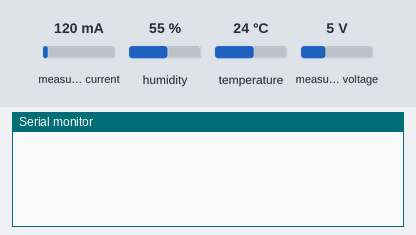
The sketch below on a simulated Arduino Uno, built with avr-gcc and run on an emulated ATmega328P. Shown: the last lines printed to the serial monitor. The inputs (shaded band) are chosen by the test bench; at power-on: measured current 120 mA, humidity 55 %, temperature 24 °C, measured voltage 5 V.

Above: at 3.2 s.
3.3 s: measured current set to 40 mA
At 5.0 s:
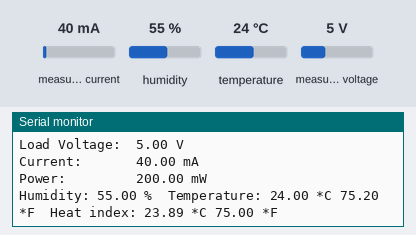
5.5 s: humidity set to 22 %
At 7.3 s:
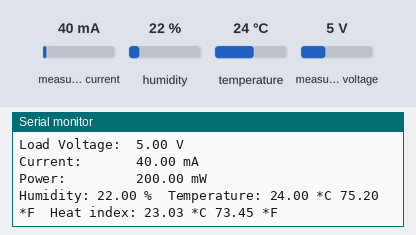
7.7 s: temperature set to 12 °C
At 8.4 s:
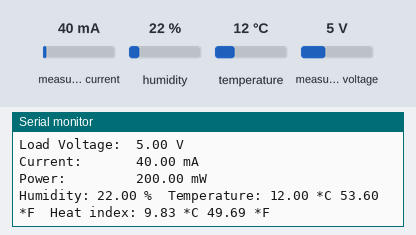
9.9 s: measured voltage set to 0.3 V
At 10.7 s:
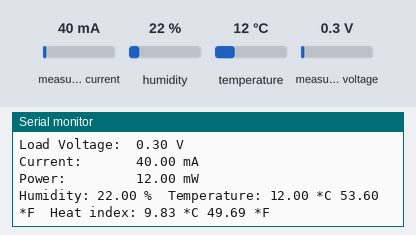
12.1 s: measured current set to 500 mA
At 14.2 s:
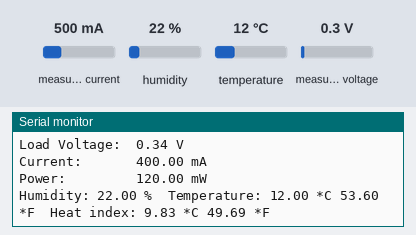
14.3 s: humidity set to 40 %
At 17.2 s:
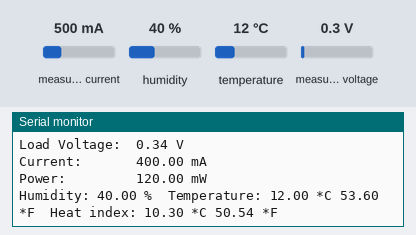
Timing chart, 0 to 17.5 s (numbered marks = the images above; inputs shaded):
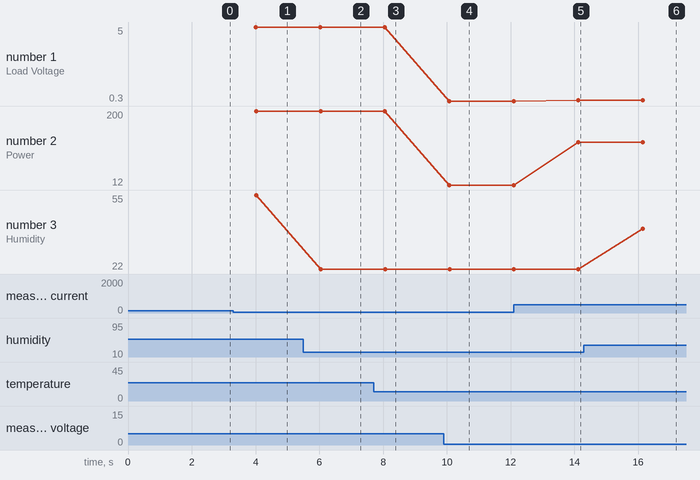

The sketch:

sensor_server_sender.ino
```cpp
#include <DHT.h>
#include <Wire.h>
#include <Adafruit_INA219.h>
#define DHTPIN 2
#define DHTTYPE DHT22   // DHT 22  (AM2302), AM2321

Adafruit_INA219 ina219;
DHT dht(DHTPIN, DHTTYPE);
int analog_value;
float input_voltage = 0.0;
float s=0.0;
float r1=100200.0;
float r2=9850.0;
char humidityI2C[15], temperatureI2C[15], currentI2C[15];

void setup()
{
    Serial.begin(115200);     //  opens serial port, sets data rate to 9600 bps
    Wire.setClock(400000);    // Set i2c speed
    Wire.begin(8);            // Channel for DHT22
                              // Channel for Current Sensor
    Wire.onRequest(requestEvent);
    dht.begin();
    delay(2000);              // Delay to let everything connect
    uint32_t currentFrequency;
    // Initialize the INA219.
    // By default the initialization will use the largest range (32V, 2A).  However
    // you can call a setCalibration function to change this range (see comments).
    ina219.begin();
    // To use a slightly lower 32V, 1A range (higher precision on amps):
    //ina219.setCalibration_32V_1A();
    // Or to use a lower 16V, 400mA range (higher precision on volts and amps):
    ina219.setCalibration_16V_400mA();
}
void loop()
{
    delay(2000);

    //////////////////////////////////
    //Current Sensor for Solar Panel//
    //////////////////////////////////

    float shuntvoltage = 0;
    float busvoltage = 0;
    float current_mA = 0;
    float loadvoltage = 0;
    float power_mW = 0;

    shuntvoltage = ina219.getShuntVoltage_mV();
    busvoltage = ina219.getBusVoltage_V();
    current_mA = ina219.getCurrent_mA();
    power_mW = ina219.getPower_mW();
    loadvoltage = busvoltage + (shuntvoltage / 1000);

    Serial.print("Bus Voltage:   "); Serial.print(busvoltage); Serial.println(" V");
    Serial.print("Shunt Voltage: "); Serial.print(shuntvoltage); Serial.println(" mV");
    Serial.print("Load Voltage:  "); Serial.print(loadvoltage); Serial.println(" V");
    Serial.print("Current:       "); Serial.print(current_mA); Serial.println(" mA");
    Serial.print("Power:         "); Serial.print(power_mW); Serial.println(" mW");
    Serial.println("");

    // Convert float to string for i2c
    dtostrf(current_mA,6, 2, currentI2C);

    ///////////////////////////////////////
    //DHT22 Temperature & humidity sensor//
    ///////////////////////////////////////

    // Reading temperature or humidity takes about 250 milliseconds!
    // Sensor readings may also be up to 2 seconds 'old' (its a very slow sensor)
    float h = dht.readHumidity();
    // Read temperature as Celsius (the default)
    float t = dht.readTemperature();
    // Read temperature as Fahrenheit (isFahrenheit = true)
    float f = dht.readTemperature(true);

    // Check if any reads failed and exit early (to try again).
    if (isnan(h) || isnan(t) || isnan(f)) {
       Serial.println("Failed to read from DHT sensor!");
    return;
    }

    // Compute heat index in Fahrenheit (the default)
    float hif = dht.computeHeatIndex(f, h);
    // Compute heat index in Celsius (isFahreheit = false)
    float hic = dht.computeHeatIndex(t, h, false);

    Serial.print("Humidity: ");
    Serial.print(h);
    Serial.print(" %\t");
    Serial.print("Temperature: ");
    Serial.print(t);
    Serial.print(" *C ");
    Serial.print(f);
    Serial.print(" *F\t");
    Serial.print("Heat index: ");
    Serial.print(hic);
    Serial.print(" *C ");
    Serial.print(hif);
    Serial.println(" *F");
    //Serial.print("V = ");
    //Serial.println(input_voltage);
    // Convert float to string for i2c
    dtostrf(h,6, 2, humidityI2C);
    dtostrf(f,6, 2, temperatureI2C);
}

///////////////////////////
//Send data to Pi via I2C//
///////////////////////////

void requestEvent() {
    Wire.write(humidityI2C); // Send humidity Pi
    Wire.write(temperatureI2C); // Send ambient temperature to Pi
    Wire.write(currentI2C); // Send solar panel current to Pi
}
```

Measured:
- after the input at 3.3 s, the serial monitor: prints a new line after 0.71 s (image 1)
- after the input at 5.5 s, the serial monitor: prints a new line after 0.54 s (image 2)
- after the input at 7.7 s, the serial monitor: prints a new line after 0.36 s (image 3)
- after the input at 9.9 s, the serial monitor: prints a new line after 0.17 s (image 4)
- after the input at 12.1 s, the serial monitor: prints a new line after 2.0 s (image 5)
- after the input at 14.3 s, the serial monitor: prints a new line after 1.8 s (image 6)
- plotted number 1: 5 → 0.3 after the input at 9.9 s, 0.3 → 0.34 after the input at 12.1 s
- plotted number 2: 12 → 120 after the input at 12.1 s
